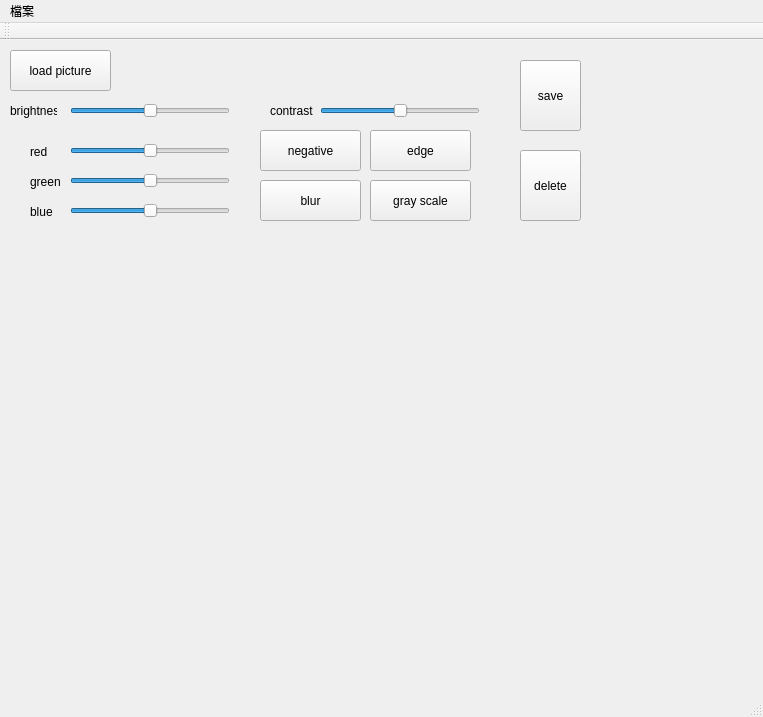
<?xml version="1.0" encoding="UTF-8"?>
<ui version="4.0">
 <class>MainWindow</class>
 <widget class="QMainWindow" name="MainWindow">
  <property name="geometry">
   <rect>
    <x>0</x>
    <y>0</y>
    <width>763</width>
    <height>717</height>
   </rect>
  </property>
  <property name="windowTitle">
   <string>MainWindow</string>
  </property>
  <widget class="QWidget" name="centralWidget">
   <widget class="QPushButton" name="loadpicture">
    <property name="geometry">
     <rect>
      <x>10</x>
      <y>10</y>
      <width>101</width>
      <height>41</height>
     </rect>
    </property>
    <property name="text">
     <string>load picture</string>
    </property>
   </widget>
   <widget class="QLabel" name="label">
    <property name="geometry">
     <rect>
      <x>10</x>
      <y>60</y>
      <width>47</width>
      <height>21</height>
     </rect>
    </property>
    <property name="text">
     <string>brightness</string>
    </property>
   </widget>
   <widget class="QSlider" name="brightness_horizontalSlider">
    <property name="geometry">
     <rect>
      <x>70</x>
      <y>60</y>
      <width>160</width>
      <height>22</height>
     </rect>
    </property>
    <property name="maximum">
     <number>100</number>
    </property>
    <property name="value">
     <number>50</number>
    </property>
    <property name="orientation">
     <enum>Qt::Horizontal</enum>
    </property>
   </widget>
   <widget class="QLabel" name="image_label">
    <property name="geometry">
     <rect>
      <x>10</x>
      <y>190</y>
      <width>741</width>
      <height>461</height>
     </rect>
    </property>
    <property name="text">
     <string/>
    </property>
   </widget>
   <widget class="QLabel" name="label_2">
    <property name="geometry">
     <rect>
      <x>30</x>
      <y>101</y>
      <width>47</width>
      <height>21</height>
     </rect>
    </property>
    <property name="text">
     <string>red</string>
    </property>
   </widget>
   <widget class="QLabel" name="label_3">
    <property name="geometry">
     <rect>
      <x>30</x>
      <y>131</y>
      <width>47</width>
      <height>21</height>
     </rect>
    </property>
    <property name="text">
     <string>green</string>
    </property>
   </widget>
   <widget class="QLabel" name="label_4">
    <property name="geometry">
     <rect>
      <x>30</x>
      <y>161</y>
      <width>47</width>
      <height>21</height>
     </rect>
    </property>
    <property name="text">
     <string>blue</string>
    </property>
   </widget>
   <widget class="QSlider" name="red_horizontalslider">
    <property name="geometry">
     <rect>
      <x>70</x>
      <y>100</y>
      <width>160</width>
      <height>22</height>
     </rect>
    </property>
    <property name="minimum">
     <number>-255</number>
    </property>
    <property name="maximum">
     <number>255</number>
    </property>
    <property name="orientation">
     <enum>Qt::Horizontal</enum>
    </property>
   </widget>
   <widget class="QSlider" name="green_horizontalslider">
    <property name="geometry">
     <rect>
      <x>70</x>
      <y>130</y>
      <width>160</width>
      <height>22</height>
     </rect>
    </property>
    <property name="minimum">
     <number>-255</number>
    </property>
    <property name="maximum">
     <number>255</number>
    </property>
    <property name="orientation">
     <enum>Qt::Horizontal</enum>
    </property>
   </widget>
   <widget class="QSlider" name="blue_horizontalslider">
    <property name="geometry">
     <rect>
      <x>70</x>
      <y>160</y>
      <width>160</width>
      <height>22</height>
     </rect>
    </property>
    <property name="minimum">
     <number>-255</number>
    </property>
    <property name="maximum">
     <number>255</number>
    </property>
    <property name="orientation">
     <enum>Qt::Horizontal</enum>
    </property>
   </widget>
   <widget class="QPushButton" name="grayscale">
    <property name="geometry">
     <rect>
      <x>370</x>
      <y>140</y>
      <width>101</width>
      <height>41</height>
     </rect>
    </property>
    <property name="text">
     <string>gray scale</string>
    </property>
   </widget>
   <widget class="QPushButton" name="blur">
    <property name="geometry">
     <rect>
      <x>260</x>
      <y>140</y>
      <width>101</width>
      <height>41</height>
     </rect>
    </property>
    <property name="text">
     <string>blur</string>
    </property>
   </widget>
   <widget class="QLabel" name="label_5">
    <property name="geometry">
     <rect>
      <x>270</x>
      <y>60</y>
      <width>47</width>
      <height>21</height>
     </rect>
    </property>
    <property name="text">
     <string>contrast</string>
    </property>
   </widget>
   <widget class="QSlider" name="contrast_horizontalSlider">
    <property name="geometry">
     <rect>
      <x>320</x>
      <y>60</y>
      <width>160</width>
      <height>22</height>
     </rect>
    </property>
    <property name="minimum">
     <number>-255</number>
    </property>
    <property name="maximum">
     <number>255</number>
    </property>
    <property name="orientation">
     <enum>Qt::Horizontal</enum>
    </property>
   </widget>
   <widget class="QPushButton" name="edge">
    <property name="geometry">
     <rect>
      <x>370</x>
      <y>90</y>
      <width>101</width>
      <height>41</height>
     </rect>
    </property>
    <property name="text">
     <string>edge</string>
    </property>
   </widget>
   <widget class="QPushButton" name="negative">
    <property name="geometry">
     <rect>
      <x>260</x>
      <y>90</y>
      <width>101</width>
      <height>41</height>
     </rect>
    </property>
    <property name="text">
     <string>negative</string>
    </property>
   </widget>
   <widget class="QPushButton" name="save">
    <property name="geometry">
     <rect>
      <x>520</x>
      <y>20</y>
      <width>61</width>
      <height>71</height>
     </rect>
    </property>
    <property name="text">
     <string>save</string>
    </property>
   </widget>
   <widget class="QPushButton" name="delete_2">
    <property name="geometry">
     <rect>
      <x>520</x>
      <y>110</y>
      <width>61</width>
      <height>71</height>
     </rect>
    </property>
    <property name="text">
     <string>delete</string>
    </property>
   </widget>
  </widget>
  <widget class="QMenuBar" name="menuBar">
   <property name="geometry">
    <rect>
     <x>0</x>
     <y>0</y>
     <width>763</width>
     <height>21</height>
    </rect>
   </property>
   <widget class="QMenu" name="menuLoad">
    <property name="title">
     <string>檔案</string>
    </property>
    <addaction name="actionLoad_2"/>
   </widget>
   <addaction name="menuLoad"/>
  </widget>
  <widget class="QToolBar" name="mainToolBar">
   <attribute name="toolBarArea">
    <enum>TopToolBarArea</enum>
   </attribute>
   <attribute name="toolBarBreak">
    <bool>false</bool>
   </attribute>
  </widget>
  <widget class="QStatusBar" name="statusBar"/>
  <action name="actionLoad">
   <property name="text">
    <string>load</string>
   </property>
  </action>
  <action name="actionLoad_2">
   <property name="text">
    <string>load</string>
   </property>
  </action>
 </widget>
 <layoutdefault spacing="6" margin="11"/>
 <resources/>
 <connections/>
</ui>
